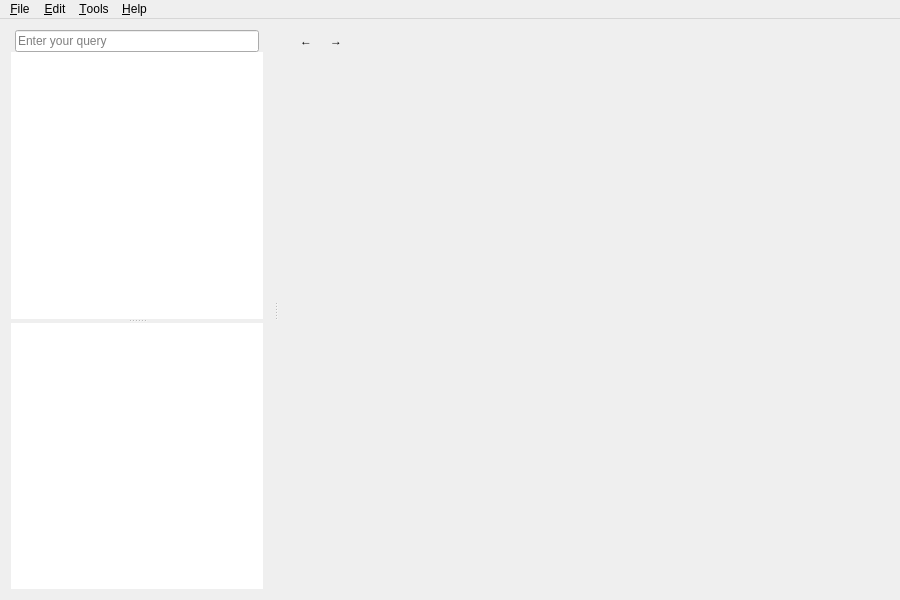
<?xml version="1.0" encoding="UTF-8"?>
<ui version="4.0">
 <class>Zeal::WidgetUi::MainWindow</class>
 <widget class="QMainWindow" name="Zeal::WidgetUi::MainWindow">
  <property name="geometry">
   <rect>
    <x>0</x>
    <y>0</y>
    <width>900</width>
    <height>600</height>
   </rect>
  </property>
  <property name="windowTitle">
   <string>Zeal</string>
  </property>
  <widget class="QWidget" name="centralWidget">
   <layout class="QVBoxLayout" name="centralWidgetLayout">
    <property name="spacing">
     <number>0</number>
    </property>
    <property name="leftMargin">
     <number>0</number>
    </property>
    <property name="topMargin">
     <number>0</number>
    </property>
    <property name="rightMargin">
     <number>0</number>
    </property>
    <property name="bottomMargin">
     <number>0</number>
    </property>
    <item>
     <widget class="QSplitter" name="splitter">
      <property name="orientation">
       <enum>Qt::Horizontal</enum>
      </property>
      <property name="childrenCollapsible">
       <bool>false</bool>
      </property>
      <widget class="QWidget" name="layoutWidget">
       <layout class="QVBoxLayout" name="resultPane">
        <property name="spacing">
         <number>0</number>
        </property>
        <item>
         <widget class="ToolBarFrame" name="searchEditWidget" native="true">
          <property name="styleSheet">
           <string notr="true"/>
          </property>
          <layout class="QVBoxLayout" name="searchToolBarFrame">
           <property name="spacing">
            <number>4</number>
           </property>
           <property name="leftMargin">
            <number>4</number>
           </property>
           <property name="topMargin">
            <number>0</number>
           </property>
           <property name="rightMargin">
            <number>4</number>
           </property>
           <property name="bottomMargin">
            <number>0</number>
           </property>
           <item>
            <widget class="SearchEdit" name="lineEdit">
             <property name="placeholderText">
              <string>Enter your query</string>
             </property>
             <property name="clearButtonEnabled">
              <bool>false</bool>
             </property>
            </widget>
           </item>
          </layout>
         </widget>
        </item>
        <item>
         <widget class="QSplitter" name="tocSplitter">
          <property name="minimumSize">
           <size>
            <width>150</width>
            <height>0</height>
           </size>
          </property>
          <property name="orientation">
           <enum>Qt::Vertical</enum>
          </property>
          <widget class="QTreeView" name="treeView">
           <property name="frameShape">
            <enum>QFrame::NoFrame</enum>
           </property>
           <property name="uniformRowHeights">
            <bool>true</bool>
           </property>
           <attribute name="headerVisible">
            <bool>false</bool>
           </attribute>
          </widget>
          <widget class="QListView" name="tocListView">
           <property name="frameShape">
            <enum>QFrame::NoFrame</enum>
           </property>
           <property name="horizontalScrollBarPolicy">
            <enum>Qt::ScrollBarAlwaysOff</enum>
           </property>
           <property name="uniformItemSizes">
            <bool>true</bool>
           </property>
          </widget>
         </widget>
        </item>
       </layout>
      </widget>
      <widget class="QWidget" name="layoutWidget_2">
       <layout class="QVBoxLayout" name="viewInfo">
        <property name="spacing">
         <number>0</number>
        </property>
        <item>
         <widget class="ToolBarFrame" name="navigationBar" native="true">
          <layout class="QHBoxLayout" name="toolbox">
           <property name="spacing">
            <number>4</number>
           </property>
           <property name="leftMargin">
            <number>4</number>
           </property>
           <property name="topMargin">
            <number>0</number>
           </property>
           <property name="rightMargin">
            <number>4</number>
           </property>
           <property name="bottomMargin">
            <number>0</number>
           </property>
           <item>
            <widget class="QToolButton" name="backButton">
             <property name="toolTip">
              <string>Go back one page</string>
             </property>
             <property name="styleSheet">
              <string notr="true">QToolButton::menu-indicator { image: none; }</string>
             </property>
             <property name="text">
              <string>←</string>
             </property>
             <property name="autoRaise">
              <bool>true</bool>
             </property>
            </widget>
           </item>
           <item>
            <widget class="QToolButton" name="forwardButton">
             <property name="toolTip">
              <string>Go forward one page</string>
             </property>
             <property name="styleSheet">
              <string notr="true">QToolButton::menu-indicator { image: none; }</string>
             </property>
             <property name="text">
              <string>→</string>
             </property>
             <property name="autoRaise">
              <bool>true</bool>
             </property>
            </widget>
           </item>
           <item>
            <spacer name="horizontalSpacer">
             <property name="orientation">
              <enum>Qt::Horizontal</enum>
             </property>
             <property name="sizeHint" stdset="0">
              <size>
               <width>40</width>
               <height>20</height>
              </size>
             </property>
            </spacer>
           </item>
          </layout>
         </widget>
        </item>
        <item>
         <widget class="QStackedWidget" name="webViewStack">
          <property name="minimumSize">
           <size>
            <width>600</width>
            <height>0</height>
           </size>
          </property>
         </widget>
        </item>
       </layout>
      </widget>
     </widget>
    </item>
   </layout>
  </widget>
  <widget class="QMenuBar" name="menuBar">
   <property name="geometry">
    <rect>
     <x>0</x>
     <y>0</y>
     <width>900</width>
     <height>20</height>
    </rect>
   </property>
   <widget class="QMenu" name="menuFile">
    <property name="title">
     <string>&amp;File</string>
    </property>
    <addaction name="actionNewTab"/>
    <addaction name="actionCloseTab"/>
    <addaction name="separator"/>
    <addaction name="actionQuit"/>
   </widget>
   <widget class="QMenu" name="menuHelp">
    <property name="title">
     <string>&amp;Help</string>
    </property>
    <addaction name="actionSubmitFeedback"/>
    <addaction name="actionCheckForUpdates"/>
    <addaction name="separator"/>
    <addaction name="actionAboutZeal"/>
   </widget>
   <widget class="QMenu" name="menu_Edit">
    <property name="title">
     <string>&amp;Edit</string>
    </property>
    <addaction name="actionFind"/>
    <addaction name="separator"/>
    <addaction name="actionPreferences"/>
   </widget>
   <widget class="QMenu" name="menu_Tools">
    <property name="title">
     <string>&amp;Tools</string>
    </property>
    <addaction name="actionDocsets"/>
   </widget>
   <addaction name="menuFile"/>
   <addaction name="menu_Edit"/>
   <addaction name="menu_Tools"/>
   <addaction name="menuHelp"/>
  </widget>
  <action name="actionQuit">
   <property name="icon">
    <iconset theme="application-exit"/>
   </property>
   <property name="text">
    <string>&amp;Quit</string>
   </property>
  </action>
  <action name="actionPreferences">
   <property name="icon">
    <iconset theme="preferences-desktop"/>
   </property>
   <property name="text">
    <string>Prefere&amp;nces</string>
   </property>
  </action>
  <action name="actionAboutZeal">
   <property name="icon">
    <iconset theme="help-about"/>
   </property>
   <property name="text">
    <string>About &amp;Zeal</string>
   </property>
  </action>
  <action name="actionBack">
   <property name="enabled">
    <bool>false</bool>
   </property>
   <property name="icon">
    <iconset theme="go-previous"/>
   </property>
   <property name="text">
    <string>&amp;Back</string>
   </property>
  </action>
  <action name="actionForward">
   <property name="enabled">
    <bool>false</bool>
   </property>
   <property name="icon">
    <iconset theme="go-next"/>
   </property>
   <property name="text">
    <string>&amp;Forward</string>
   </property>
  </action>
  <action name="actionNewTab">
   <property name="icon">
    <iconset theme="tab-new"/>
   </property>
   <property name="text">
    <string>New &amp;Tab</string>
   </property>
  </action>
  <action name="actionCloseTab">
   <property name="text">
    <string>&amp;Close Tab</string>
   </property>
  </action>
  <action name="actionNextTab">
   <property name="text">
    <string>Next Tab</string>
   </property>
  </action>
  <action name="actionPreviousTab">
   <property name="text">
    <string>Previous Tab</string>
   </property>
  </action>
  <action name="actionSubmitFeedback">
   <property name="text">
    <string>&amp;Submit Feedback...</string>
   </property>
  </action>
  <action name="actionCheckForUpdates">
   <property name="text">
    <string>&amp;Check for updates...</string>
   </property>
  </action>
  <action name="actionFind">
   <property name="icon">
    <iconset theme="edit-find"/>
   </property>
   <property name="text">
    <string>&amp;Find</string>
   </property>
  </action>
  <action name="actionDocsets">
   <property name="text">
    <string>&amp;Docsets...</string>
   </property>
  </action>
 </widget>
 <layoutdefault spacing="6" margin="11"/>
 <customwidgets>
  <customwidget>
   <class>SearchEdit</class>
   <extends>QLineEdit</extends>
   <header>ui/widgets/searchedit.h</header>
  </customwidget>
  <customwidget>
   <class>ToolBarFrame</class>
   <extends>QWidget</extends>
   <header>ui/widgets/toolbarframe.h</header>
   <container>1</container>
  </customwidget>
 </customwidgets>
 <resources/>
 <connections/>
</ui>
